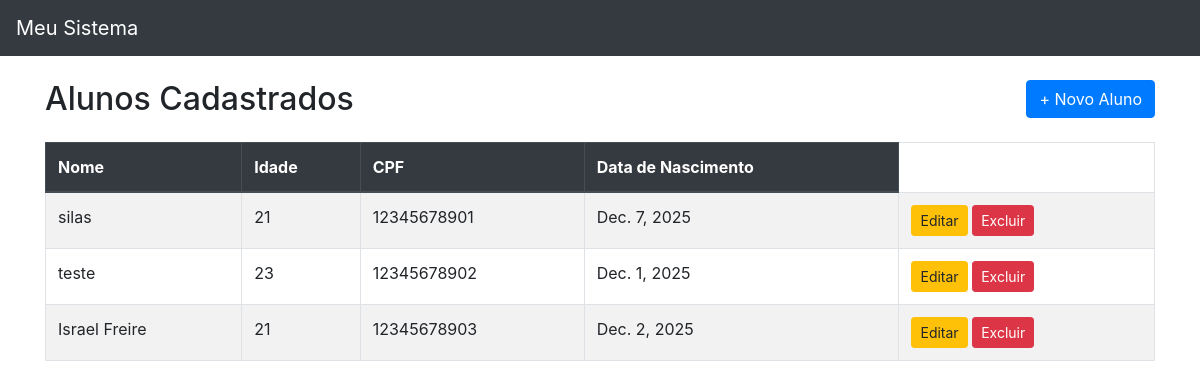
Before: /secaluno/listar/ with the older database file.
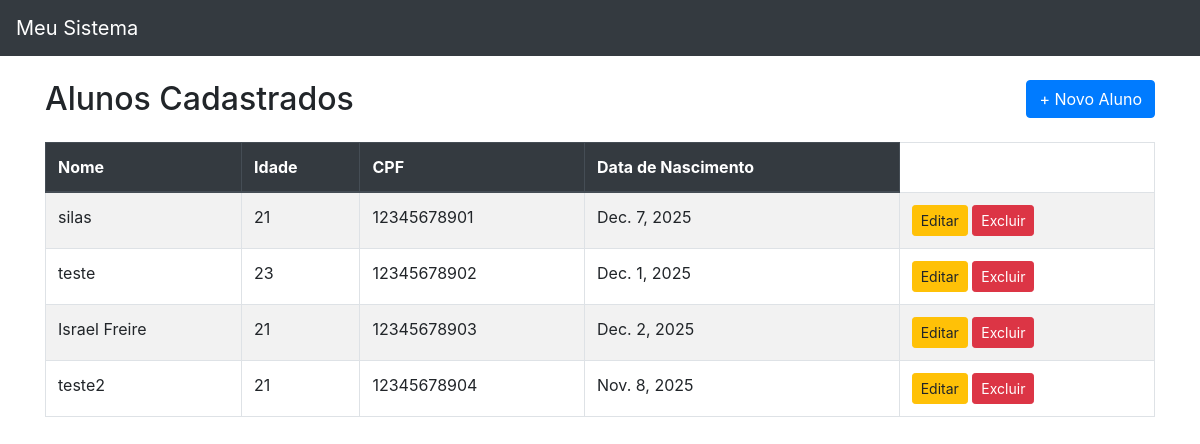
After: the same page with the newer database file.
### secaluno/models.py (models this page shows)
class Aluno(models.Model):
    nome = models.CharField(max_length=100)
    idade = models.PositiveBigIntegerField(null=True)
    cpf = models.CharField(null=True, max_length=11)
    dataNascimento = models.DateField(null=True)

### secaluno/views.py (the view)
# urls.py: path('secaluno/listar/', views.listar, name='listar'),
def listar(request):
    buscarAlunos = Aluno.objects.all().values()
    template = loader.get_template('secaluno/listar.html')
    context = {
        'arrayAlunos': buscarAlunos,
    }
    return HttpResponse(template.render(context, request))

### templates/secaluno/listar.html (shortened to what this page needs)
{% extends 'base.html' %}
{% block content %}
    <div class="row mb-3">
        <div class="col">
            <h2>Alunos Cadastrados</h2>
        </div>
        <div class="col text-right">
            <a href="add.html" class="btn btn-primary">+ Novo Aluno</a>
        </div>
    </div>
    <table class="table table-bordered table-striped">
        <thead class="thead-dark">
            <tr>
                <th>Nome</th>
                <th>Idade</th>
                <th>CPF</th>
                <th>Data de Nascimento</th>
            </tr>
        </thead>
        <tbody>
            {% for aluno in arrayAlunos %}
            <tr>
                <td>{{ aluno.nome }}</td>
                <td>{{ aluno.idade }}</td>
                <td>{{ aluno.cpf }}</td>
                <td>{{ aluno.dataNascimento }}</td>
                <td>
                    <a href="#" class="btn btn-sm btn-warning">Editar</a>
                    <a href="#" class="btn btn-sm btn-danger">Excluir</a>
                </td>
            </tr>
            {% empty %}
            <tr>
                <td colspan="5" class="text-center">Nenhum aluno cadastrado.</td>
            </tr>
            {% endfor %}
        </tbody>
    </table>
{% endblock %}

### templates/base.html (shortened to what this page needs)
{% load static %}
<!DOCTYPE html>
<html lang="en">
<head>
    <link rel="stylesheet" href="https:/cdn.jsdelivr.net/npm/bootstrap@4.6.2/dist/css/bootstrap.min.css">
</head>
<body>
    <nav class="navbar navbar-dark bg-dark mb-4">
        <a class="navbar-brand" href="#">Meu Sistema</a>
    </nav>
    <div class="container">
        {% block content %}
        {% endblock %}
    </div>
</body>
</html>

Changed rows visible on the page:
added Aluno: nome "teste2", idade "21", cpf "12345678904", dataNascimento "Nov. 8, 2025"
